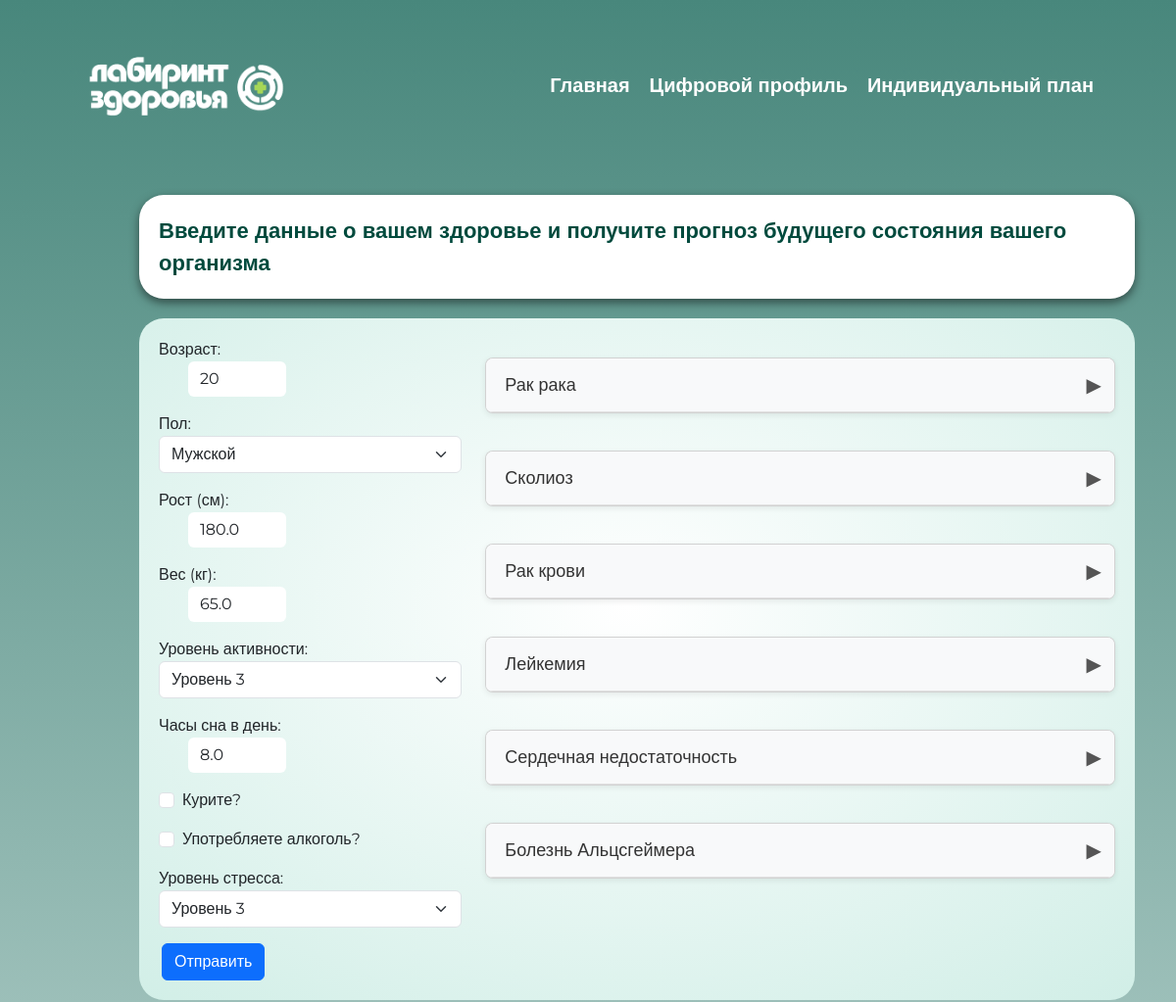
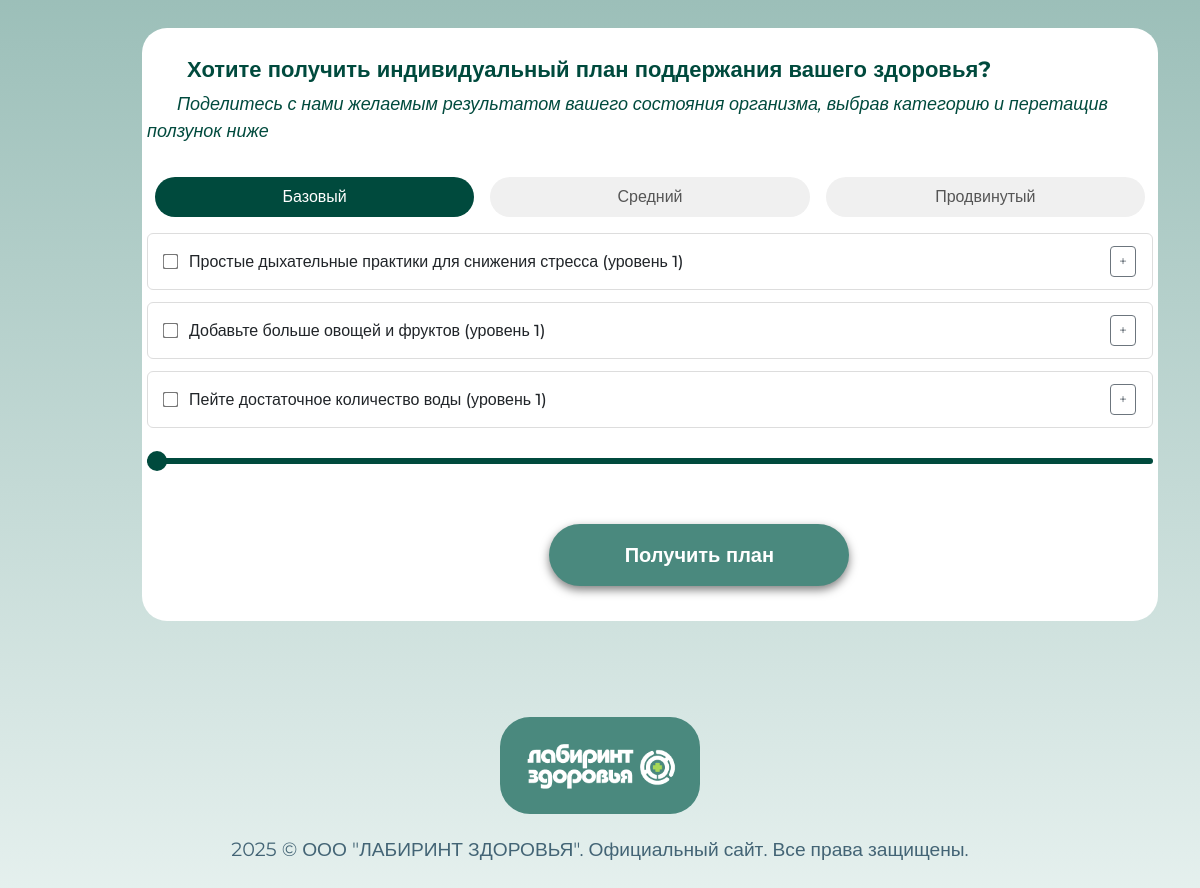
The app's page /home/forecasts/ (signed in) with its own data (2 pictures, top to bottom).
### user_login/models.py (models this page shows, shortened)
class Forecast(models.Model):
    user = models.ForeignKey(User, on_delete=models.CASCADE, related_name='forecast')
    name = models.CharField(max_length=100)
    created_at = models.DateTimeField(auto_now_add=True)
    is_deleted = models.BooleanField(default=False)

### home/views.py (the view, shortened to what this page needs)
# urls.py: path('forecasts/', views.forecast, name='forecasts'),
def forecast(request):
    if not request.user.is_authenticated:
        return redirect('/login')
    user = request.user
    initial = {
        'age':            user.age,
        'sex':            0 if user.gender == 'M' else 1,
        'height':         user.height,
        'weight':         user.weight,
        'activity_level': user.activity_level,
        'sleep_hours':    user.sleep_hours,
        'smoking':        user.smoking,
        'alcohol':        user.alcohol,
        'stress_level':   user.stress_level,
    }
    form = HealthForm(request.POST or None, initial=initial)
    forecasts_qs = user.forecast.filter(is_deleted=False)
    forecasts_data = []
    for f_obj in forecasts_qs:
        points_qs = f_obj.points.order_by('age')
        points_list = [
            {'age': pt.age, 'percent': pt.percent}
            for pt in points_qs
        ]
        forecasts_data.append({
            'id':     f_obj.id,
            'name':   f_obj.name,
            'points': json.dumps(points_list, ensure_ascii=False)
        })
    advice_list = get_personal_health_advice(initial)
    for advice in advice_list:
        advice['effects_json'] = json.dumps(advice['effects'], ensure_ascii=False)
    return render(request, 'digital_profile.html', {
        'title':        'Прогнозы',
        'user':         user,
        'forecasts':    forecasts_data,
        'form':         form,
        'advice_list':  advice_list,
    })

### home/views.py (called while the page is built)
def get_personal_health_advice(user_data):
    relevant_advice = []
    for advice in HEALTH_ADVICE_LEVELS:
        try:
            if advice['relevant'](user_data):
                relevant_advice.append({
                    "title": advice["title"],
                    "description": advice["description"],
                    "effects": advice["effects"],
                    'level': advice["level"],
                })
        except Exception as e:
            continue
    return relevant_advice

### home/templates/digital_profile.html (shortened to what this page needs)
{% extends 'base.html' %}
{% load static %}
{% block content %}
<html lang="en">
<head>
    <link
            href="https://cdn.jsdelivr.net/npm/bootstrap@5.3.0/dist/css/bootstrap.min.css"
            rel="stylesheet"
>
    <link rel="stylesheet" href="{% static 'css/digital_profile.css' %}">
</head>
<div class="container">
    <div class="message-box">
      <p>Введите данные о вашем здоровье и получите прогноз будущего состояния вашего организма</p>
    </div>
  </div>
  <section class="container" id="fill_info">
    <div class="fill_info">
      <div class="row">
        <div class="col-md-4">
<form method="post" novalidate>
  <div class="mb-3">
    {{ form.age.label_tag }}{{ form.age }}
  </div>
  <div class="mb-3">
    {{ form.sex.label_tag }}{{ form.sex }}
  </div>
  <div class="mb-3">
    {{ form.height.label_tag }}{{ form.height }}
  </div>
  <div class="mb-3">
    {{ form.weight.label_tag }}{{ form.weight }}
  </div>
  <div class="mb-3">
    {{ form.activity_level.label_tag }}{{ form.activity_level }}
  </div>
  <div class="mb-3">
    {{ form.sleep_hours.label_tag }}{{ form.sleep_hours }}
  </div>
  <div class="form-check mb-3">
    {{ form.smoking }} {{ form.smoking.label_tag }}
  </div>
  <div class="form-check mb-3">
    {{ form.alcohol }} {{ form.alcohol.label_tag }}
  </div>
  <div class="mb-3">
    {{ form.stress_level.label_tag }}{{ form.stress_level }}
  </div>
  <button type="submit" class="btn btn-primary">Отправить</button>
</form>
        </div>
        <div class="col-md-8">
          <div class="chart-sections">
            {% for forecast in forecasts %}
              <div class="card mb-2" data-forecast-name="{{ forecast.name }}">
                <div class="card-header" id="heading-{{ forecast.id }}">
                  <h5 class="mb-0">
                    <button class="btn btn-link text-decoration-none collapsed"
                            type="button"
                            data-bs-toggle="collapse"
                            data-bs-target="#collapse-{{ forecast.id }}"
                            aria-expanded="false"
                            aria-controls="collapse-{{ forecast.id }}">
                      {{ forecast.name }}
                    </button>
                  </h5>
                </div>
              </div>
            {% empty %}
              <p>Пока нет прогнозов. Заполните форму слева и нажмите кнопку.</p>
            {% endfor %}
          </div>
        </div>
      </div>
    </div>
  </section>
  <div class="container">
    <section class="wish">
      <p>Хотите получить индивидуальный план поддержания вашего здоровья?</p>
      <i class="description">Поделитесь с нами желаемым результатом вашего состояния организма, выбрав категорию и перетащив ползунок ниже</i>
      <div class="advice-section">
        <div class="levels-filter">
          <div class="option selected" data-level="1">Базовый</div>
          <div class="option" data-level="2">Средний</div>
          <div class="option" data-level="3">Продвинутый</div>
        </div>
<ul class="advice-list" id="advice-list">
  {% for advice in advice_list %}
    <li class="advice-item"
        data-level="{{ advice.level }}"
        data-effects="effects_{{ forloop.counter0 }}">
      <div class="advice-header">
        <input type="checkbox" class="advice-checkbox" id="advice-{{ forloop.counter0 }}">
        <label for="advice-{{ forloop.counter0 }}" style="cursor: pointer; font-weight: 500;">
          {{ advice.title }}
        </label>
        <button class="btn btn-sm btn-outline-secondary ms-auto advice-toggle-desc">
          <span class="toggle-icon">+</span>
        </button>
      </div>
    </li>
  {% endfor %}
</ul>      </div>
      <div class="slider-container">
        <div class="slider">
          <div class="thumb"></div>
        </div>
      </div>
      <button class="cta-button btn" style="margin-left: 40%; margin-bottom: 30px;">
        Получить план
      </button>
    </section>
  </div>
</html>
{% endblock %}

### static/css/digital_profile.css (style rules this page uses)
body { font-family: 'Montserrat', sans-serif; background: linear-gradient(0deg, rgba(232, 242, 240, 1) 0%, rgba(72, 135, 124, 1) 100%); background-repeat: no-repeat; }
.message-box { background-color: #ffffff; padding: 20px; border-radius: 25px; box-shadow: 0 4px 10px rgba(0, 0, 0, 0.5); text-align: left; max-width: 1200px; margin-left: 100px; margin-top: 25px; }
.message-box p { margin: 0; line-height: 1.5; font-size: 22px; font-weight: bold; color: #004A3D; }
.fill_info { padding: 20px; border-radius: 25px; margin-left: 100px; margin-top: 20px; max-width: 1200px; max-height: 50%; background: radial-gradient(91.56% 91.56% at 49.13% 42.34%, rgb(255, 255, 255) 0%, rgb(200, 235, 226) 100%); }
.cta-button { background: #4A897E; border-radius: 60px; padding: 15px 30px; font-size: 20px; color: white; font-weight: bold; margin-left: 30px; margin-top: 30px; box-shadow: 0 4px 10px rgba(0, 0, 0, 0.5); width: 300px; }
label { display: flex; margin-right: 10px; }
input[type="number"] { width: 100px; margin-left: 30px; border-color: #ffffff; border: none; }
button { cursor: pointer; border:none; background-color: #ffffff; margin-left: 3px; }
.wish { margin-top: 30px; margin-left: 100px; border-radius: 25px; padding: 5px; background-color: #ffffff; margin-bottom: 0px; }
.wish p { margin-top: 20px; margin-left: 40px; margin-bottom: 5px; font-size: 22px; font-weight: bold; color: #004A3D; }
.wish i { color: #004A3D; font-size: 18px; margin-left: 30px; }
.description { text-align: center; margin-bottom: 30px; color: #004A3D; font-size: 14px; }
.option { text-align: center; flex: 1; padding: 5px; cursor: pointer; }
.option.selected { background-color: #f0f8ff; border-radius: 5px; font-weight: bold; }
.slider-container { margin: 30px 0; }
.slider { width: 100%; height: 6px; background: #004A3D; border-radius: 3px; margin-top: 15px; }
.slider .thumb { width: 20px; height: 20px; background: #004A3D; border-radius: 50%; position: relative; top: -7px; left: 0; cursor: pointer; }
.chart-sections { display: flex; flex-direction: column; align-items: center; width: 100%; gap: 30px; padding: 20px 0; }

### home/templates/digital_profile.html (style rules this page uses)
.levels-filter { display: flex; justify-content: center; margin-bottom: 1rem; user-select: none; }
.levels-filter .option { padding: 0.5rem 1.25rem; margin: 0 0.5rem; font-size: 1rem; font-weight: 500; color: #555; background-color: #f0f0f0; border-radius: 9999px; cursor: pointer; transition: background-color 0.2s ease, color 0.2s ease; }
.levels-filter .option.selected { background-color: #004A3D; color: #fff; }
.advice-section { margin-top: 2rem; }
.advice-list { list-style: none; padding-left: 0; }
.advice-item { border: 1px solid #ddd; border-radius: 6px; margin-bottom: 0.75rem; overflow: hidden; transition: box-shadow 0.2s ease; background-color: #fff; }
.advice-item .advice-header { display: flex; align-items: center; padding: 0.75rem 1rem; }
.advice-item .advice-header input[type="checkbox"] { margin-right: 0.75rem; transform: scale(1.2); cursor: pointer; }
.chart-sections .card { border-radius: 8px; box-shadow: 0 2px 6px rgba(0, 0, 0, 0.08); overflow: hidden; transition: box-shadow 0.2s ease; }
.chart-sections .card-header { background-color: #f8f9fa; padding: 0; border-bottom: 1px solid #e0e0e0; }
.chart-sections .card-header h5 { margin: 0; }
.chart-sections .card-header .btn-link { display: flex; align-items: center; justify-content: space-between; width: 100%; padding: 0.75rem 1rem; font-size: 1.125rem; font-weight: 500; color: #333; text-decoration: none; background-color: transparent; border: none; }
.chart-sections .card-header .btn-link::after { content: "▶"; display: inline-block; transition: transform 0.2s ease; font-size: 1.25rem; color: #555; }
.card { width: 100%; }

### records on screen
Forecast: name "Рак рака"
Forecast: name "Сколиоз"
Forecast: name "Рак крови"
Forecast: name "Лейкемия"
Forecast: name "Сердечная недостаточность"
Forecast: name "Болезнь Альцсгеймера"

### other values on screen
{{ advice.title }} "Простые дыхательные практики для снижения стресса (уровень 1)" "Добавьте больше овощей и фруктов (уровень 1)" "Пейте достаточное количество воды (уровень 1)"
